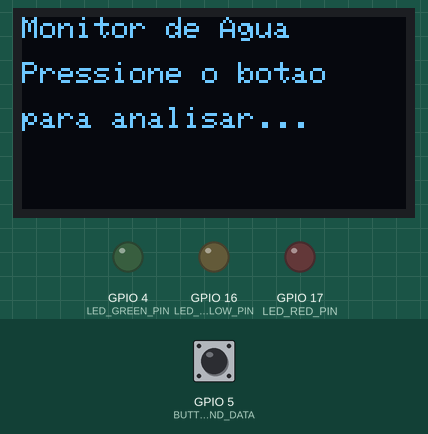
Bench run of a program on a simulated ESP32. Shown: 128×64 one-colour display, output pins drawn as LEDs (lit = HIGH). The test bench sets the inputs (shaded band); at power-on: GPIO 5 (BUTTON_SEND_DATA) HIGH. WiFi joins after 1.5 s; servers stay silent unless stated; uploads are accepted with an empty reply; what the program prints to the serial monitor is not drawn.

Above: at 4.7 s.
4.8 s: GPIO 5 (BUTTON_SEND_DATA) pulled LOW for 0.15 s
At 5.4 s:
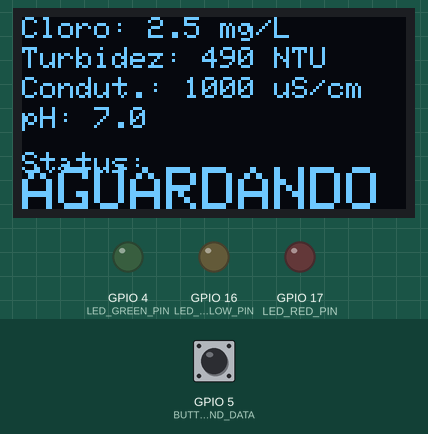
Timing chart, 0 to 7.8 s (numbered marks = the images above; inputs shaded):
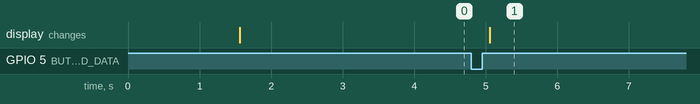

Measured:
- after the input at 4.8 s, the display: changes after 0.25 s (image 1)

The program:

main.cpp
```cpp
// --- Bibliotecas ---
#include <WiFi.h>
#include <HTTPClient.h>
#include <Adafruit_GFX.h>
#include <Adafruit_SSD1306.h>
#include <Wire.h>

// --- Credenciais da rede Wi-Fi ---
const char* ssid = "Wokwi-GUEST";
const char* password = "";

// --- Definição de Pinos ---
// Sensores (Entradas analógicas - pinos de exemplo, ajuste com base na sua placa ESP32 e fiação)
#define SENSOR_CHLORINE_PIN     34  // ADC1_CH4
#define SENSOR_TURBIDITY_PIN    32  // ADC1_CH6
#define SENSOR_CONDUCTIVITY_PIN 33  // ADC1_CH5
#define SENSOR_PH_PIN           35  // ADC1_CH7

// LEDs (Digital Outputs)
#define LED_GREEN_PIN           4
#define LED_YELLOW_PIN          16
#define LED_RED_PIN             17

// Botão para enviar dados
#define BUTTON_SEND_DATA        5   // Botão digital para enviar dados ao servidor

// --- Configurações do display OLED ---
#define SCREEN_WIDTH 128
#define SCREEN_HEIGHT 64
#define OLED_RESET -1
Adafruit_SSD1306 display(SCREEN_WIDTH, SCREEN_HEIGHT, &Wire, OLED_RESET);

// --- Variáveis Globais ---
float chlorineValue = 0.00;
float turbidityValue = 0.00;
float conductivityValue = 0.00;
float phValue = 0.00;
String waterPrediction = "STANDBY"; // Armazena a previsão do servidor

// --- Endereço do Servidor Flask ---
String serverName = "http://192.168.0.35:8000/data";

// --- Função de Inicialização ---
void setup() {
  Serial.begin(115200);
  Serial.println("Iniciando sistema de monitoramento de água...");

  // Configura os pinos dos sensores como entrada
  // Os pinos analógicos são inseridos por padrão, nenhum pinMode é necessário para analogRead

  // Configura os pinos dos LEDs como saída
  pinMode(LED_GREEN_PIN, OUTPUT);
  pinMode(LED_YELLOW_PIN, OUTPUT);
  pinMode(LED_RED_PIN, OUTPUT);

  // Configura o pino do botão como entrada com pull-up interno
  pinMode(BUTTON_SEND_DATA, INPUT_PULLUP);

  // Desliga todos os LEDs inicialmente
  digitalWrite(LED_GREEN_PIN, LOW);
  digitalWrite(LED_YELLOW_PIN, LOW);
  digitalWrite(LED_RED_PIN, LOW);

  // Conecta ao Wi-Fi
  Serial.print("Conectando ao Wi-Fi: ");
  Serial.println(ssid);
  WiFi.begin(ssid, password);
  int attempts = 0;
  while (WiFi.status() != WL_CONNECTED && attempts < 20) {
    delay(500);
    Serial.print(".");
    attempts++;
  }

  if (WiFi.status() == WL_CONNECTED) {
    Serial.println("\nWi-Fi conectado!");
    Serial.print("Endereço IP: ");
    Serial.println(WiFi.localIP());
  } else {
    Serial.println("\nFalha ao conectar ao Wi-Fi. Verifique as credenciais ou a rede.");
  }

  // Inicializa o display OLED
  if (!display.begin(SSD1306_SWITCHCAPVCC, 0x3C)) { // Endereço 0x3C para 128x64
    Serial.println(F("Falha ao iniciar display OLED"));
    while (true); // Trava se o display falhar
  }
  display.clearDisplay();
  display.setTextColor(SSD1306_WHITE);
  display.setTextSize(1);
  display.setCursor(0,0);
  display.println("Monitor de Agua");
  display.setCursor(0,15);
  display.println("Pressione o botao");
  display.setCursor(0,30);
  display.println("para analisar...");
  display.display();
  delay(2000);
}

// --- Função para ler sensores e mapear valores ---
void readSensors() {
  // Leitura dos sensores analógicos (0-4095)
  int rawChlorine = analogRead(SENSOR_CHLORINE_PIN);
  int rawTurbidity = analogRead(SENSOR_TURBIDITY_PIN);
  int rawConductivity = analogRead(SENSOR_CONDUCTIVITY_PIN);
  int rawPh = analogRead(SENSOR_PH_PIN);

  // Mapeamento dos valores (Exemplos - ajuste conforme seus sensores e calibração)
  // Cloro: Ex: 0-4095 -> 0-5 mg/L. (Para LDR, pode ser inversamente proporcional à concentração)
  chlorineValue = map(rawChlorine, 0, 4095, 0, 50) / 10.00; // Exemplo: 0.00 a 5.00 mg/L

  // Turbidez: Ex: 0-4095 -> 0-1000 NTU (Para LDR, pode ser inversamente proporcional à turbidez)
  // Um valor analógico mais alto do LDR pode significar menos luz = mais turbidez
  turbidityValue = map(rawTurbidity, 0, 4095, 10000, 0) / 10.00 - 10; // Exemplo: 0.00 a 1000.00 NTU (invertido para LDR)

  // Condutividade: Ex: 0-4095 -> 0-2000 µS/cm
  conductivityValue = map(rawConductivity, 0, 4095, 0, 20000) / 10.00; // Exemplo: 0.0 a 2000.00 µS/cm

  // pH: Ex: 0-4095 -> 0-14
  phValue = map(rawPh, 0, 4095, 0, 140) / 10.00; // Mapeia para 0.00 a 14.00

  Serial.println("Valores dos Sensores:");
  Serial.print("Cloro (mg/L): "); Serial.println(chlorineValue);
  Serial.print("Turbidez (NTU): "); Serial.println(turbidityValue);
  Serial.print("Condutividade (uS/cm): "); Serial.println(conductivityValue);
  Serial.print("pH: "); Serial.println(phValue);
}

// --- Função para atualizar o display OLED ---
void updateOLED() {
  display.clearDisplay();
  display.setTextSize(1);
  display.setTextColor(SSD1306_WHITE);
  display.setCursor(0, 0);

  display.print("Cloro: "); display.print(chlorineValue, 1); display.println(" mg/L");
  display.setCursor(0, 10);
  display.print("Turbidez: "); display.print(turbidityValue, 0); display.println(" NTU");
  display.setCursor(0, 20);
  display.print("Condut.: "); display.print(conductivityValue, 0); display.println(" uS/cm");
  display.setCursor(0, 30);
  display.print("pH: "); display.println(phValue, 1);

  display.setCursor(0, 45);
  display.setTextSize(1); // Texto menor para status
  display.print("Status: ");
  display.setTextSize(2); // Texto maior para previsão
  display.setCursor(0, 50); // Ajusta a posição do texto de previsão

  if (waterPrediction.equalsIgnoreCase("POTAVEL")) {
    display.setTextColor(SSD1306_BLACK, SSD1306_WHITE); // Inverso para destaque
    display.print("POTAVEL");
    display.setTextColor(SSD1306_WHITE);
  } else if (waterPrediction.equalsIgnoreCase("SUSPEITA")) {
    display.setTextColor(SSD1306_BLACK, SSD1306_WHITE);
    display.print("SUSPEITA");
     display.setTextColor(SSD1306_WHITE);
  } else if (waterPrediction.equalsIgnoreCase("NAO_POTAVEL")) {
    display.setTextColor(SSD1306_BLACK, SSD1306_WHITE);
    display.print("NAO POT."); // Abreviado para "NAO POT."
     display.setTextColor(SSD1306_WHITE);
  } else {
    display.print("AGUARDANDO");
  }
  display.display();
}

// --- Função para controlar LEDs ---
void controlLEDs(String prediction) {
  digitalWrite(LED_GREEN_PIN, LOW);
  digitalWrite(LED_YELLOW_PIN, LOW);
  digitalWrite(LED_RED_PIN, LOW);

  if (prediction.equalsIgnoreCase("POTAVEL")) {
    digitalWrite(LED_GREEN_PIN, HIGH);
  } else if (prediction.equalsIgnoreCase("SUSPEITA")) {
    digitalWrite(LED_YELLOW_PIN, HIGH);
  } else if (prediction.equalsIgnoreCase("NAO_POTAVEL")) {
    digitalWrite(LED_RED_PIN, HIGH);
  }
  // Se STANDBY ou outro, todos os LEDs permanecem BAIXOS
}

// --- Loop Principal ---
void loop() {
  if (digitalRead(BUTTON_SEND_DATA) == LOW) {
    Serial.println("Botão pressionado! Lendo sensores e enviando dados...");
    readSensors(); // Lê os valores dos sensores

    if (WiFi.status() == WL_CONNECTED) {
      HTTPClient http;

      // Monta a URL com os dados dos sensores
      String getData = serverName + "?chlorine=" + String(chlorineValue) +
                       "&turbidity=" + String(turbidityValue) +
                       "&conductivity=" + String(conductivityValue) +
                       "&ph=" + String(phValue);

      Serial.print("Enviando para: ");
      Serial.println(getData);

      http.begin(getData); // Especifica a URL do GET
      http.setTimeout(10000); // Timeout de 10 segundos
      int httpCode = http.GET();

      if (httpCode > 0) {
        Serial.printf("[HTTP] GET... code: %d\n", httpCode);
        if (httpCode == HTTP_CODE_OK) {
          waterPrediction = http.getString(); // Servidor deve retornar "POTAVEL", "SUSPEITA", ou "NAO_POTAVEL"
          Serial.print("Resposta do servidor (Predição): ");
          Serial.println(waterPrediction);
        } else {
          Serial.printf("[HTTP] GET... falhou, erro: %s\n", http.errorToString(httpCode).c_str());
          waterPrediction = "ERRO HTTP";
        }
      } else {
        Serial.printf("[HTTP] GET... falhou, erro: %s\n", http.errorToString(httpCode).c_str());
        waterPrediction = "FALHA COM."; // Falha de comunicação
      }
      http.end();
    } else {
      Serial.println("Wi-Fi desconectado. Não é possível enviar dados.");
      waterPrediction = "SEM WIFI";
    }

    controlLEDs(waterPrediction); // Controla os LEDs com base na predição
    updateOLED();                 // Atualiza o display OLED

    delay(1000); // Debounce para o botão e para evitar spam de requisições
    while(digitalRead(BUTTON_SEND_DATA) == LOW); // Aguarda soltar o botão
  }

  delay(50);
}
```
